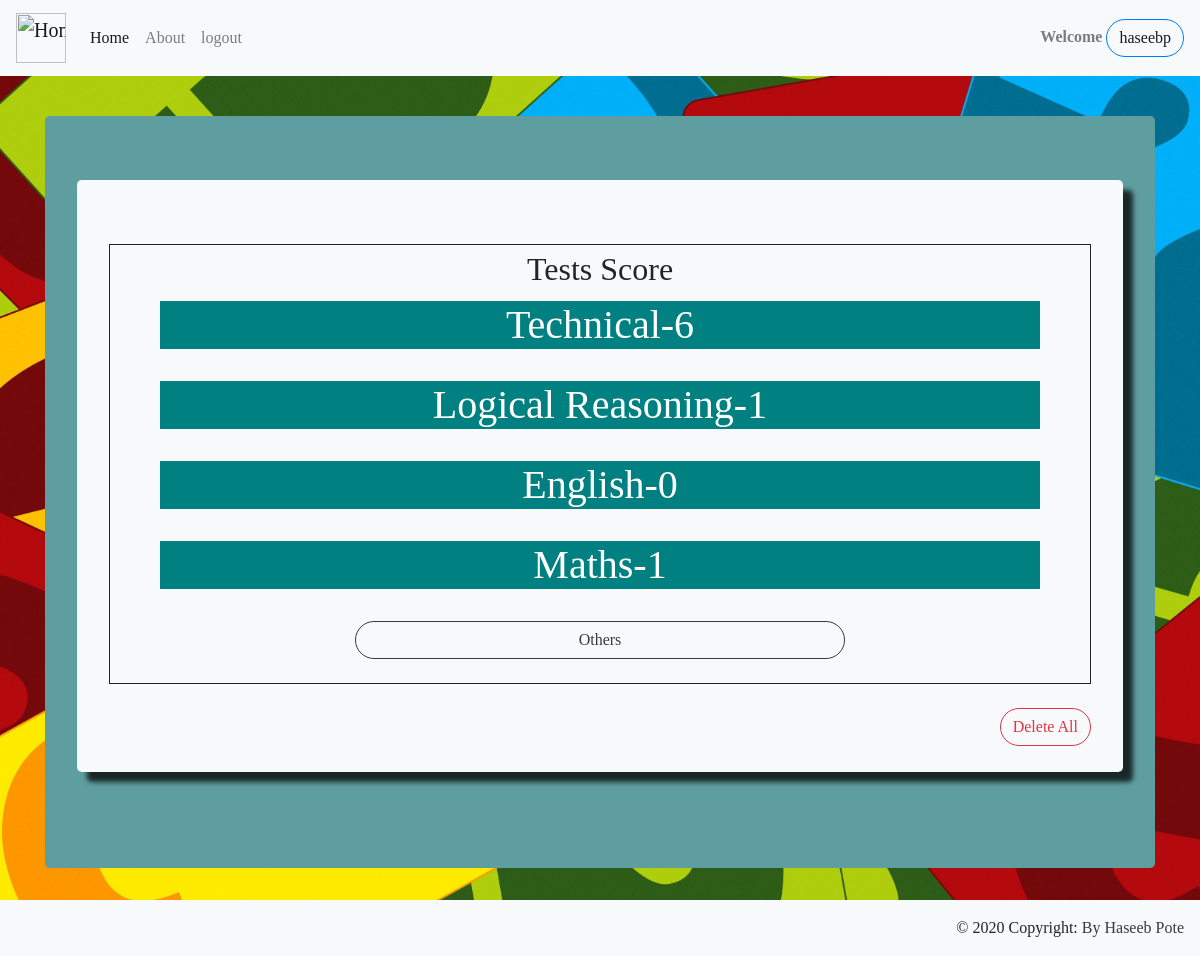
Screenshot of / (signed in) with the database file from the repository.
### feedback/models.py (models this page shows, shortened)
class registertion(models.Model):
    user = models.OneToOneField(User, on_delete=models.CASCADE)
    department = models.CharField(max_length=50)
    semester = models.CharField(max_length=50)

class TestResults(models.Model):
    user = models.ForeignKey(User, on_delete=models.CASCADE)
    question = models.ForeignKey(Createquestions,on_delete=models.CASCADE)
    answer = models.CharField(max_length=900)
    count = models.CharField(max_length=100 , default=0)
    subjects = models.CharField(max_length=900)
    total = models.CharField(max_length=100,default=0)

class Createquestions(models.Model):
    question = models.CharField(max_length=900)
    option1 = models.CharField(max_length=100)
    option2 = models.CharField(max_length=100)
    option3 = models.CharField(max_length=100)
    option4 = models.CharField(max_length=100)
    correctanswer = models.CharField(max_length=100)
    subjects = models.CharField(max_length=100)

### feedback/views.py (the view)
@require_http_methods(["GET","POST"])
@login_required(login_url='userlogin')
def index(request):
    if request.user.is_superuser:
        return HttpResponseForbidden(reverse('userlogin'))
    if request.method == "GET":
        detail = registertion.objects.get(user=request.user)
        subjects = Createquestions.objects.all().values('subjects').distinct()
        results = TestResults.objects.filter(user=request.user).values('subjects','total').distinct()
        print(results)
        context = {
            'detail':detail,
            'subjects':subjects,
            'results':results,
            }
        return render(request, "index.html", context)

### templates/index.html (shortened to what this page needs)
<html>
  {% load static %}
    <head>
        <link rel="stylesheet" href="https://cdn.jsdelivr.net/npm/bootstrap@4.5.3/dist/css/bootstrap.min.css">
        <link rel="stylesheet" href="{% static '/css/main.css' %}">
    </head>
    <body>
      <nav class="navbar navbar-expand-lg navbar-light bg-light fixed">
        <a class="navbar-brand" href="{% url 'userlogin' %}"><img src="https://image.shutterstock.com/image-vector/quiz-icon-logo-260nw-1298743501.jpg" class="imgwidth" alt="Home"></a>
        <div class="collapse navbar-collapse" id="navbarText">
          <ul class="navbar-nav mr-auto">
            <li class="nav-item active">
              <a class="nav-link"  href="{% url 'index' %}">Home <span class="sr-only">(current)</span></a>
            </li>
            <li class="nav-item">
              <a class="nav-link" href="{% url 'about' %}">About <span class="sr-only">(current)</span></a>
            </li>
            <li class="nav-item">
              <a class="nav-link" href="{% url 'logout' %}">logout <span class="sr-only">(current)</span></a>
            </li>
          </ul>
          <span class="navbar-text">
            <strong> Welcome</strong> <a class="btn btn-outline-primary" href="{% url  'userinfo' user.id %}">{{ detail.user.username }}</a>
          </span>
        </div>
      </nav>
            <div class="container top_40">
              <div class="jumbotron margin" style="background-color: cadetblue;">
                <div class="jumbotron jumbo bg-light text-center">
                  <fieldset>
                    {% if not results %}
                    <h2 class="text-center options">Available Tests</h2>
                    {% else %}
                    <h2 class="text-center options" > Tests Score</h2>
                    {% endif %}
                    {% for r in results %}
                    <h6 class="style11">{{r.subjects}}-{{r.total}}</h6><br>
                    {% endfor %}
                    {% for s in subjects %}
                    {% if results.0.subjects in s.subjects or results.1.subjects in s.subjects or results.2.subjects in s.subjects or results.3.subjects in s.subjects or results.4.subjects in s.subjects %}
                    {% else %}
                    <div class="text-center">
                      <a href="/instructions/{{s.subjects}}"  class="btn btn-outline-dark wide_50">{{s.subjects}}</a>
                    </div><br>
                    {% endif %}
                    {% endfor %}
                  </fieldset><br>
                  <div class="text-center floats">
                    <a href="{% url 'delete' %}" class="btn btn-outline-danger">Delete All</a>
                  </div>
                </div>
              </div>
            </div>
            <footer class="bg-light text-center text-lg-start">
              <div class="text-right p-3">
                © 2020 Copyright:
                <a class="text-dark" href="{% url 'about' %}">By Haseeb Pote</a>
              </div>
            </footer>
    </body>
</html>

### static/css/main.css (style rules this page uses)
body { background-image: url('/static/images/bg-image.jpg'); font-family: 'Times New Roman', Times, serif; background-position: center; background-repeat: no-repeat; background-size: cover; }
.jumbo { -webkit-box-shadow: 10px 10px 5px 0px rgba(0,0,0,0.75); -moz-box-shadow: 10px 10px 5px 0px rgba(0,0,0,0.75); box-shadow: 10px 10px 5px 0px rgba(0,0,0,0.75); background-color: white; }
.top_40 { margin-top: 40px; }
.options { padding: 5; }
.btn { border-radius: 50px; }
.wide_50 { width: 50%; }
.style11 { width: auto; background: teal; font-size: 40; color: white; margin-left: 50px; margin-right: 50px; }
fieldset { border: 1px solid; }
.floats { float: right; }
.imgwidth { width: 50; }

### rows the page displays
registertion: user.username "haseebp"
TestResults: subjects "Logical Reasoning", total "1"
TestResults: subjects "English", total "0"
Createquestions: subjects "Others"

### other values shown
{{ r.subjects }} "Technical" "Maths"
{{ r.total }} "6" "1"
